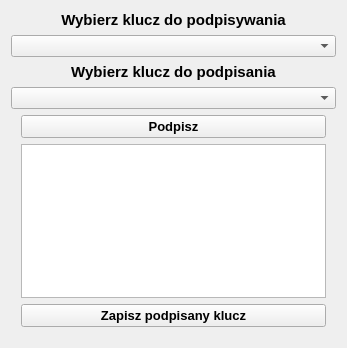
<?xml version="1.0" encoding="UTF-8"?>
<ui version="4.0">
 <class>Form</class>
 <widget class="QWidget" name="Form">
  <property name="geometry">
   <rect>
    <x>0</x>
    <y>0</y>
    <width>347</width>
    <height>348</height>
   </rect>
  </property>
  <property name="windowTitle">
   <string>Podpisywanie Kluczy</string>
  </property>
  <layout class="QVBoxLayout" name="verticalLayout">
   <item>
    <layout class="QHBoxLayout" name="layoutSzyfrujacego">
     <property name="sizeConstraint">
      <enum>QLayout::SetMinimumSize</enum>
     </property>
     <item>
      <layout class="QVBoxLayout" name="verticalLayout_2">
       <property name="sizeConstraint">
        <enum>QLayout::SetMinimumSize</enum>
       </property>
       <item>
        <widget class="QLabel" name="label">
         <property name="sizePolicy">
          <sizepolicy hsizetype="Minimum" vsizetype="Minimum">
           <horstretch>0</horstretch>
           <verstretch>0</verstretch>
          </sizepolicy>
         </property>
         <property name="font">
          <font>
           <pointsize>11</pointsize>
           <weight>75</weight>
           <bold>true</bold>
          </font>
         </property>
         <property name="text">
          <string>Wybierz klucz do podpisywania</string>
         </property>
         <property name="alignment">
          <set>Qt::AlignCenter</set>
         </property>
        </widget>
       </item>
       <item>
        <widget class="QComboBox" name="kluczePodpisywania">
         <property name="sizePolicy">
          <sizepolicy hsizetype="Preferred" vsizetype="Fixed">
           <horstretch>0</horstretch>
           <verstretch>0</verstretch>
          </sizepolicy>
         </property>
        </widget>
       </item>
      </layout>
     </item>
    </layout>
   </item>
   <item>
    <layout class="QHBoxLayout" name="layoutSzyfrowanego">
     <item>
      <layout class="QVBoxLayout" name="verticalLayout_3">
       <item>
        <widget class="QLabel" name="label_2">
         <property name="font">
          <font>
           <pointsize>11</pointsize>
           <weight>75</weight>
           <bold>true</bold>
          </font>
         </property>
         <property name="text">
          <string>Wybierz klucz do podpisania</string>
         </property>
         <property name="alignment">
          <set>Qt::AlignCenter</set>
         </property>
        </widget>
       </item>
       <item>
        <widget class="QComboBox" name="kluczePodpisywane"/>
       </item>
      </layout>
     </item>
    </layout>
   </item>
   <item>
    <layout class="QVBoxLayout" name="layoutGenerowania">
     <item>
      <layout class="QHBoxLayout" name="horizontalLayout_2">
       <item>
        <spacer name="verticalSpacer">
         <property name="orientation">
          <enum>Qt::Vertical</enum>
         </property>
         <property name="sizeType">
          <enum>QSizePolicy::Expanding</enum>
         </property>
         <property name="sizeHint" stdset="0">
          <size>
           <width>10</width>
           <height>40</height>
          </size>
         </property>
        </spacer>
       </item>
       <item>
        <layout class="QVBoxLayout" name="verticalLayout_4">
         <item>
          <widget class="QPushButton" name="podpisz">
           <property name="font">
            <font>
             <pointsize>10</pointsize>
             <weight>75</weight>
             <bold>true</bold>
            </font>
           </property>
           <property name="text">
            <string>Podpisz</string>
           </property>
          </widget>
         </item>
         <item>
          <widget class="QTextEdit" name="poleKlucza"/>
         </item>
         <item>
          <widget class="QPushButton" name="zapiszPodpisany">
           <property name="font">
            <font>
             <pointsize>10</pointsize>
             <weight>75</weight>
             <bold>true</bold>
            </font>
           </property>
           <property name="text">
            <string>Zapisz podpisany klucz</string>
           </property>
          </widget>
         </item>
         <item>
          <spacer name="horizontalSpacer">
           <property name="orientation">
            <enum>Qt::Horizontal</enum>
           </property>
           <property name="sizeHint" stdset="0">
            <size>
             <width>0</width>
             <height>10</height>
            </size>
           </property>
          </spacer>
         </item>
        </layout>
       </item>
       <item>
        <spacer name="verticalSpacer_2">
         <property name="orientation">
          <enum>Qt::Vertical</enum>
         </property>
         <property name="sizeHint" stdset="0">
          <size>
           <width>10</width>
           <height>40</height>
          </size>
         </property>
        </spacer>
       </item>
      </layout>
     </item>
    </layout>
   </item>
  </layout>
 </widget>
 <resources/>
 <connections/>
</ui>
